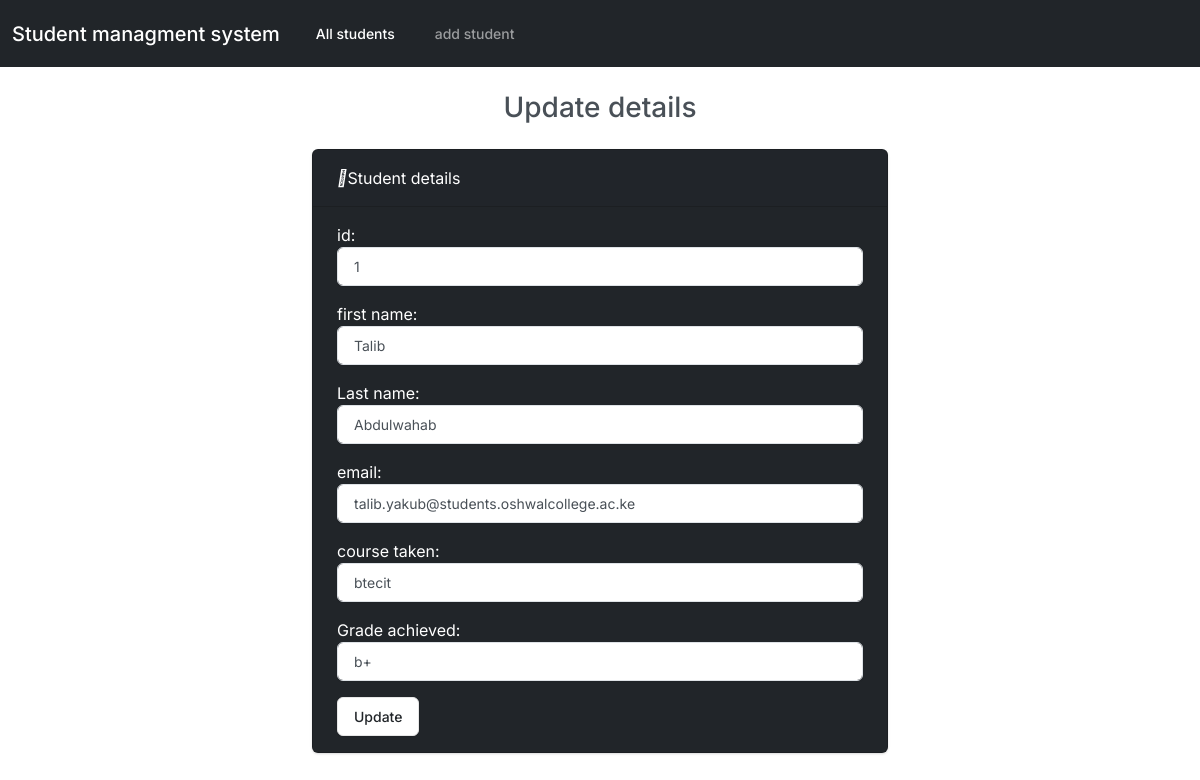
Page /edit/1/ on the committed database.
### students/models.py (models this page shows, shortened)
class Students(models.Model):
    student_number=models.PositiveIntegerField()
    first_name = models.CharField(max_length=200)
    last_name = models.CharField(max_length=200)
    email = models.CharField(max_length=200)
    course = models.CharField(max_length=200)
    Grade = models.CharField(max_length=2)

### students/views.py (the view)
# urls.py: path("edit/<int:id>/", views.edit,name="edit_student"),
def edit(request, id):
  if request.method == 'POST':
    student = Students.objects.get(pk=id)
    form = studentForm(request.POST, instance=student)
    if form.is_valid():
      form.save()
      return render(request, 'students/edit.html', {
        'form': form,
        'success': True
      })
  else:
    student = Students.objects.get(pk=id)
    form = studentForm(instance=student)
  return render(request, 'students/edit.html', {
    'form': form
  })

### students/forms.py
class studentForm(forms.ModelForm):
    class Meta:
        model = Students
        fields = ['student_number','first_name','last_name','email','course','Grade']
        labels={
            'student_number':'id',
            'first_name':'first name',
            'last_name':'Last name',
            'email':'email',
            'course':'course taken',
            'Grade':'Grade achieved'
        }
        widgets = {
          'student_number':forms.NumberInput(attrs={'class':'form-control'}),
            'first_name':forms.TextInput(attrs={'class':'form-control'}),
            'last_name':forms.TextInput(attrs={'class':'form-control'}),
            'email':forms.EmailInput(attrs={'class':'form-control'}),
            'course':forms.TextInput(attrs={'class':'form-control'}),
            'Grade':forms.TextInput(attrs={'class':'form-control'})
        }

### students/templates/students/edit.html (shortened to what this page needs)
{% extends "students/base.html"%}
{%block body%}
<h3 class="text-center m-4">Update details</h3>
{% if success %}
<div class="alert  alert-success">The details have been updated succesfully <a href="{%url 'Index'%}">Go to homepage</a> </div>
{% else %}
<div class="row justify-content-center">
<div class="col-6">
    <div class="card text-white bg-dark mb-3">
        <div class="card-header"><i class="fa-light fa-pen-to-square"></i>Student details</div>
        <div class="card-body">
          <form   method="post">
           {{form.as_p}}
          <button type="submit" class="btn btn-secondary">Update</button>
          </form>
        </div>
      </div>
</div>
</div>
{% endif %}
{% endblock %}

### rows in the picture
Students: student_number "1", first_name "Talib", last_name "Abdulwahab", email "talib.yakub@students.oshwalcollege.ac.ke", course "btecit", Grade "b+"
